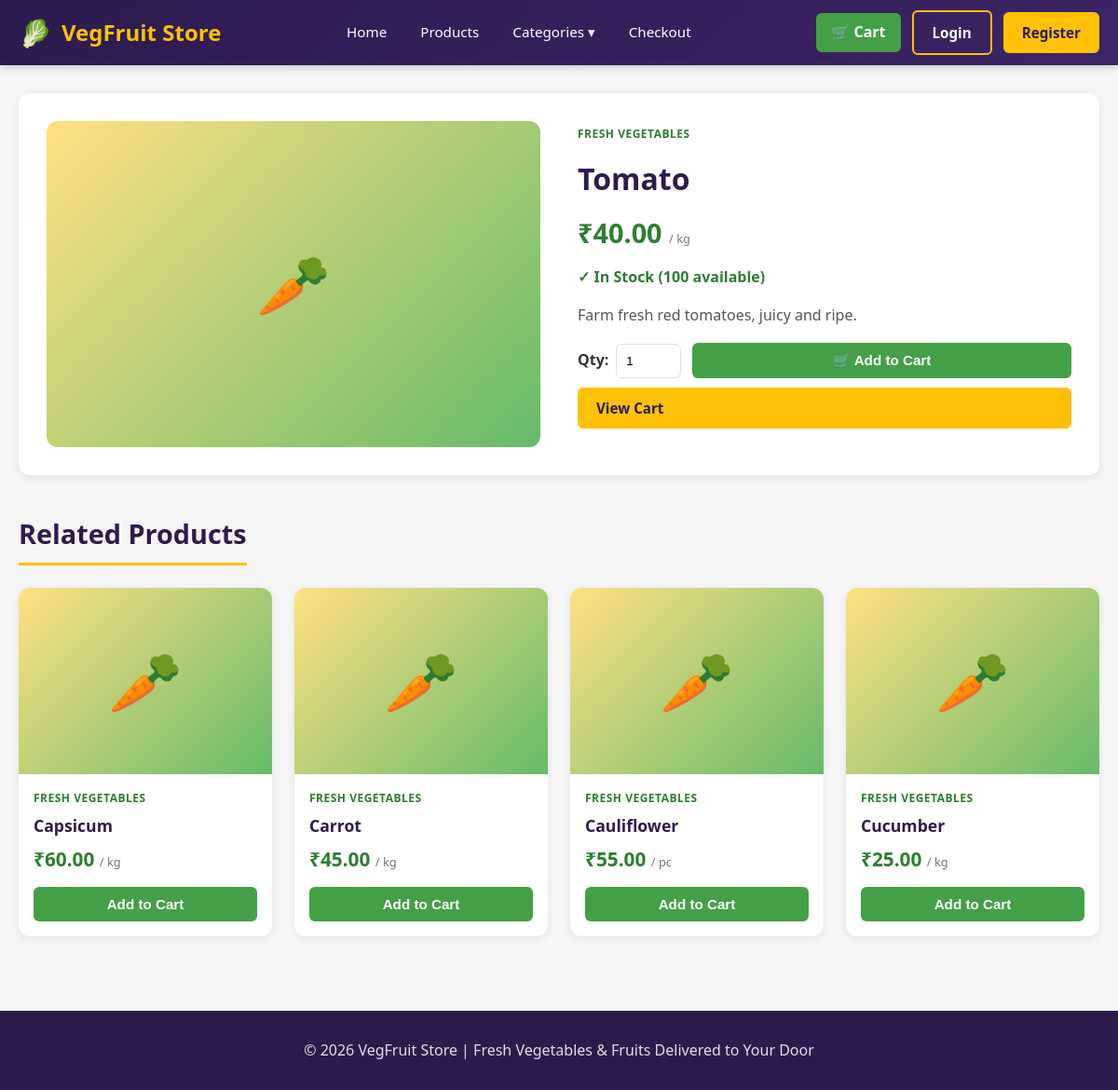
Page /product/tomato/ on the committed database.
### products/models.py (models this page shows, shortened)
class Product(models.Model):
    name = models.CharField(max_length=200)
    slug = models.SlugField(max_length=200, unique=True)
    category = models.ForeignKey(Category, on_delete=models.CASCADE, related_name='products')
    description = models.TextField(blank=True, default='')
    price = models.DecimalField(max_digits=10, decimal_places=2)
    unit = models.CharField(max_length=20, default='kg')
    image = models.ImageField(upload_to='products/', blank=True, null=True)
    in_stock = models.BooleanField(default=True)
    stock_quantity = models.PositiveIntegerField(default=100)
    is_organic = models.BooleanField(default=False)
    created_at = models.DateTimeField(auto_now_add=True)
    class Meta:
        ordering = ['name']

class Category(models.Model):
    name = models.CharField(max_length=100, unique=True)
    slug = models.SlugField(max_length=100, unique=True)
    image = models.ImageField(upload_to='categories/', blank=True, null=True)
    class Meta:
        verbose_name_plural = 'Categories'
        ordering = ['name']

### products/views.py (the view)
# urls.py: path('product/<slug:product_slug>/', views.product_detail, name='product_detail'),
def product_detail(request, product_slug):
    product = get_object_or_404(Product, slug=product_slug)
    related_products = Product.objects.filter(category=product.category, in_stock=True).exclude(id=product.id)[:4]
    context = {
        'product': product,
        'related_products': related_products,
    }
    return render(request, 'products/product_detail.html', context)

### cart/context_processors.py (called while the page is built)
def cart_processor(request):
    cart = None
    cart_count = 0
    session_id = request.session.session_key
    if session_id:
        cart = Cart.objects.filter(session_id=session_id).first()
        if cart:
            cart_count = cart.total_items
    return {
        'cart': cart,
        'cart_count': cart_count,
    }

### products/context_processors.py (called while the page is built)
def categories_processor(request):
    categories = Category.objects.all()
    return {'all_categories': categories}

### templates/products/product_detail.html (shortened to what this page needs)
{% extends 'base.html' %}
{% load static %}
{% block content %}
<div class="container">
    <div style="display: grid; grid-template-columns: 1fr 1fr; gap: 40px; background: #fff; padding: 30px; border-radius: 12px; box-shadow: 0 2px 8px rgba(0,0,0,0.08);">
        <div class="product-image" style="height: 350px; border-radius: 12px;">
            {% if product.image %}
                <img src="{{ product.image.url }}" alt="{{ product.name }}" style="width:100%;height:100%;object-fit:cover;border-radius:12px;">
            {% else %}
                {% if 'vegetable' in product.category.slug %}🥕
                {% elif 'fruit' in product.category.slug %}🍎
                {% elif 'exotic' in product.category.slug %}🥝
                {% elif 'leafy' in product.category.slug %}🥬
                {% elif 'sprout' in product.category.slug %}🌱
                {% elif 'organic' in product.category.slug %}🌿
                {% elif 'seasonal' in product.category.slug %}🍂
                {% elif 'frozen' in product.category.slug %}🧊
                {% else %}🛒{% endif %}
            {% endif %}
        </div>
        <div>
            <span class="product-category">{{ product.category.name }}</span>
            <h1 style="color: var(--purple-dark); margin: 10px 0;">
                {{ product.name }}
            </h1>
            <div class="product-price" style="font-size: 1.8rem;">₹{{ product.price }} <span class="unit">/ {{ product.unit }}</span></div>
            {% if product.in_stock %}
                <p style="color: var(--green-dark); font-weight: 600;">✓ In Stock ({{ product.stock_quantity }} available)</p>
            {% else %}
                <p style="color: var(--danger); font-weight: 600;">✗ Out of Stock</p>
            {% endif %}
            <p style="margin: 16px 0; color: #555;">{{ product.description|default:"Fresh and high-quality produce, carefully sourced for you." }}</p>
            <form action="{% url 'cart:add_to_cart' product.id %}" method="post" style="display: flex; align-items: center; gap: 12px;">
                <div style="display: flex; align-items: center; gap: 8px;">
                    <label style="font-weight: 600;">Qty:</label>
                    <input type="number" name="quantity" value="1" min="1" style="width: 70px; padding: 10px; border: 1px solid var(--gray-light); border-radius: 6px;">
                </div>
                <button type="submit" class="btn btn-primary" style="flex:1;">🛒 Add to Cart</button>
            </form>
            <a href="{% url 'cart:cart_detail' %}" class="btn btn-yellow btn-block" style="margin-top: 10px;">View Cart</a>
        </div>
    </div>
    {% if related_products %}
    <h2 class="section-title" style="margin-top: 40px;">Related Products</h2>
    <div class="product-grid">
        {% for product in related_products %}
        <div class="product-card">
            <div class="product-image">
                {% if 'vegetable' in product.category.slug %}🥕
                {% elif 'fruit' in product.category.slug %}🍎
                {% elif 'exotic' in product.category.slug %}🥝
                {% elif 'leafy' in product.category.slug %}🥬
                {% elif 'sprout' in product.category.slug %}🌱
                {% elif 'organic' in product.category.slug %}🌿
                {% elif 'seasonal' in product.category.slug %}🍂
                {% elif 'frozen' in product.category.slug %}🧊
                {% else %}🛒{% endif %}
            </div>
            <div class="product-info">
                <span class="product-category">{{ product.category.name }}</span>
                <h3 class="product-name">{{ product.name }}</h3>
                <div class="product-price">₹{{ product.price }} <span class="unit">/ {{ product.unit }}</span></div>
                <form action="{% url 'cart:add_to_cart' product.id %}" method="post">
                    <button type="submit" class="btn btn-primary btn-block">Add to Cart</button>
                </form>
            </div>
        </div>
        {% endfor %}
    </div>
    {% endif %}
</div>
{% endblock %}

### static/style.css (style rules this page uses)
:root { --yellow: #FFC107; --yellow-light: #FFE082; --yellow-dark: #FFA000; --green: #43A047; --green-light: #66BB6A; --green-dark: #2E7D32; --purple: #3D2466; --purple-dark: #2D1B4E; --purple-light: #5E35B1; --white: #FFFFFF; --light-bg: #F5F5F5; --gray: #757575; --gray-light: #E0E0E0; --danger: #E53935; --success: #43A047; }
* { margin: 0; padding: 0; box-sizing: border-box; }
body { font-family: 'Segoe UI', Tahoma, Geneva, Verdana, sans-serif; background-color: var(--light-bg); color: #333; line-height: 1.6; }
a { text-decoration: none; color: inherit; }
.btn { padding: 10px 20px; border: none; border-radius: 6px; font-weight: 600; cursor: pointer; transition: all 0.2s; display: inline-block; font-size: 0.95rem; }
.btn-primary { background-color: var(--green); color: var(--white); }
.btn-yellow { background-color: var(--yellow); color: var(--purple-dark); }
.btn-block { width: 100%; }
.container { max-width: 1280px; margin: 0 auto; padding: 30px 20px; }
.section-title { font-size: 1.8rem; color: var(--purple-dark); margin-bottom: 24px; padding-bottom: 8px; border-bottom: 3px solid var(--yellow); display: inline-block; }
.product-grid { display: grid; grid-template-columns: repeat(auto-fill, minmax(240px, 1fr)); gap: 24px; }
.product-card { background: var(--white); border-radius: 12px; overflow: hidden; box-shadow: 0 2px 8px rgba(0,0,0,0.08); transition: transform 0.2s, box-shadow 0.2s; display: flex; flex-direction: column; }
.product-image { width: 100%; height: 200px; background: linear-gradient(135deg, var(--yellow-light), var(--green-light)); display: flex; align-items: center; justify-content: center; font-size: 4rem; }
.product-info { padding: 16px; flex: 1; display: flex; flex-direction: column; }
.product-category { font-size: 0.75rem; color: var(--green-dark); text-transform: uppercase; font-weight: 700; letter-spacing: 0.5px; }
.product-name { font-size: 1.1rem; color: var(--purple-dark); margin: 6px 0; font-weight: 600; }
.product-price { font-size: 1.3rem; color: var(--green-dark); font-weight: 700; margin-bottom: 12px; }
.product-price .unit { font-size: 0.8rem; color: var(--gray); font-weight: 400; }
.product-info .btn { margin-top: auto; }

### rows in the picture
Product: category.name "FRESH VEGETABLES", name "Tomato", price "40.00", unit "kg", stock_quantity "100", description "Farm fresh red tomatoes, juicy and ripe."
Product: category.name "FRESH VEGETABLES", name "Capsicum", price "60.00", unit "kg"
Product: category.name "FRESH VEGETABLES", name "Carrot", price "45.00", unit "kg"
Product: category.name "FRESH VEGETABLES", name "Cauliflower", price "55.00", unit "pc"
Product: category.name "FRESH VEGETABLES", name "Cucumber", price "25.00", unit "kg"
